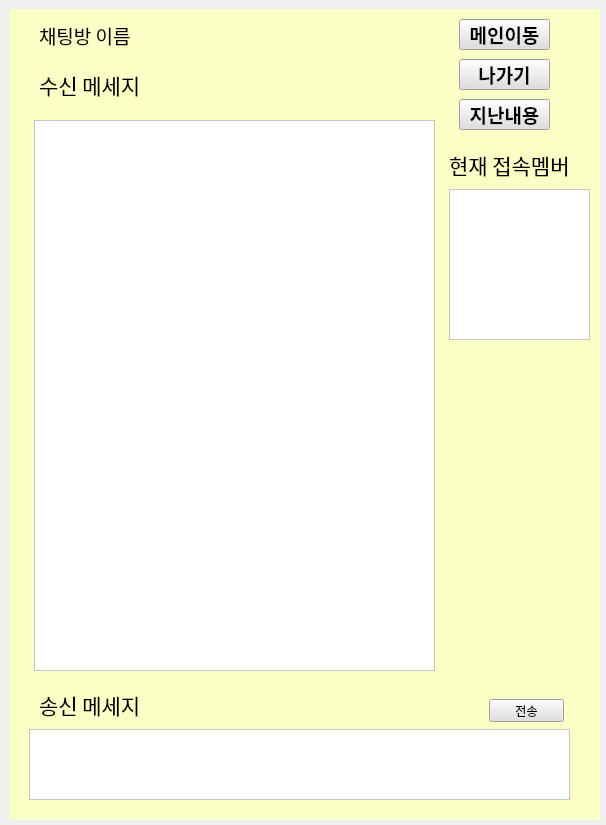
<?xml version="1.0" encoding="UTF-8"?>
<ui version="4.0">
 <class>Form</class>
 <widget class="QWidget" name="Form">
  <property name="geometry">
   <rect>
    <x>0</x>
    <y>0</y>
    <width>606</width>
    <height>825</height>
   </rect>
  </property>
  <property name="windowTitle">
   <string>Form</string>
  </property>
  <widget class="QStackedWidget" name="stackedWidget">
   <property name="geometry">
    <rect>
     <x>9</x>
     <y>9</y>
     <width>591</width>
     <height>811</height>
    </rect>
   </property>
   <property name="styleSheet">
    <string notr="true">background-color: rgb(255, 255, 0);
background-color: rgb(252, 255, 197);</string>
   </property>
   <property name="currentIndex">
    <number>2</number>
   </property>
   <widget class="QWidget" name="page">
    <widget class="QLabel" name="label">
     <property name="geometry">
      <rect>
       <x>130</x>
       <y>300</y>
       <width>81</width>
       <height>31</height>
      </rect>
     </property>
     <property name="font">
      <font>
       <family>맑은 고딕</family>
       <pointsize>20</pointsize>
      </font>
     </property>
     <property name="text">
      <string>이름</string>
     </property>
    </widget>
    <widget class="QLineEdit" name="name_lineEdit">
     <property name="geometry">
      <rect>
       <x>220</x>
       <y>300</y>
       <width>131</width>
       <height>31</height>
      </rect>
     </property>
     <property name="styleSheet">
      <string notr="true">background-color: rgb(255, 255, 255);</string>
     </property>
    </widget>
    <widget class="QPushButton" name="enter_Button">
     <property name="geometry">
      <rect>
       <x>370</x>
       <y>294</y>
       <width>81</width>
       <height>41</height>
      </rect>
     </property>
     <property name="font">
      <font>
       <family>맑은 고딕</family>
       <pointsize>16</pointsize>
       <weight>75</weight>
       <bold>true</bold>
      </font>
     </property>
     <property name="styleSheet">
      <string notr="true">background-color: rgb(223, 223, 223);</string>
     </property>
     <property name="text">
      <string>입장</string>
     </property>
    </widget>
    <widget class="QLabel" name="title_label">
     <property name="geometry">
      <rect>
       <x>70</x>
       <y>40</y>
       <width>461</width>
       <height>111</height>
      </rect>
     </property>
     <property name="font">
      <font>
       <family>맑은 고딕</family>
       <pointsize>36</pointsize>
       <weight>75</weight>
       <bold>true</bold>
      </font>
     </property>
     <property name="styleSheet">
      <string notr="true">color: rgb(255, 255, 255);
color: rgb(0, 0, 0);
</string>
     </property>
     <property name="text">
      <string>KAKAOJANG TALK</string>
     </property>
    </widget>
   </widget>
   <widget class="QWidget" name="page_2">
    <widget class="QTableWidget" name="mychat_tableWidget">
     <property name="geometry">
      <rect>
       <x>30</x>
       <y>60</y>
       <width>531</width>
       <height>671</height>
      </rect>
     </property>
     <property name="styleSheet">
      <string notr="true">background-color: rgb(255, 255, 255);</string>
     </property>
     <property name="selectionBehavior">
      <enum>QAbstractItemView::SelectRows</enum>
     </property>
     <column>
      <property name="text">
       <string>나의 채팅방</string>
      </property>
     </column>
    </widget>
    <widget class="QLabel" name="label_2">
     <property name="geometry">
      <rect>
       <x>33</x>
       <y>10</y>
       <width>121</width>
       <height>41</height>
      </rect>
     </property>
     <property name="font">
      <font>
       <family>맑은 고딕</family>
       <pointsize>20</pointsize>
      </font>
     </property>
     <property name="text">
      <string>채팅방</string>
     </property>
    </widget>
    <widget class="QPushButton" name="main1_Button">
     <property name="geometry">
      <rect>
       <x>460</x>
       <y>20</y>
       <width>91</width>
       <height>31</height>
      </rect>
     </property>
     <property name="font">
      <font>
       <family>맑은 고딕</family>
       <pointsize>14</pointsize>
       <weight>75</weight>
       <italic>false</italic>
       <bold>true</bold>
      </font>
     </property>
     <property name="styleSheet">
      <string notr="true">background-color: rgb(223, 223, 223);</string>
     </property>
     <property name="text">
      <string>메인이동</string>
     </property>
    </widget>
   </widget>
   <widget class="QWidget" name="page_3">
    <widget class="QLabel" name="label_3">
     <property name="geometry">
      <rect>
       <x>30</x>
       <y>670</y>
       <width>121</width>
       <height>51</height>
      </rect>
     </property>
     <property name="font">
      <font>
       <family>맑은 고딕</family>
       <pointsize>16</pointsize>
      </font>
     </property>
     <property name="text">
      <string>송신 메세지</string>
     </property>
    </widget>
    <widget class="QLabel" name="label_4">
     <property name="geometry">
      <rect>
       <x>30</x>
       <y>50</y>
       <width>121</width>
       <height>51</height>
      </rect>
     </property>
     <property name="font">
      <font>
       <family>맑은 고딕</family>
       <pointsize>16</pointsize>
      </font>
     </property>
     <property name="text">
      <string>수신 메세지</string>
     </property>
    </widget>
    <widget class="QListWidget" name="msg_listWidget">
     <property name="geometry">
      <rect>
       <x>25</x>
       <y>111</y>
       <width>401</width>
       <height>551</height>
      </rect>
     </property>
     <property name="styleSheet">
      <string notr="true">background-color: rgb(255, 255, 255);</string>
     </property>
    </widget>
    <widget class="QPushButton" name="push_Button">
     <property name="geometry">
      <rect>
       <x>480</x>
       <y>690</y>
       <width>75</width>
       <height>23</height>
      </rect>
     </property>
     <property name="styleSheet">
      <string notr="true">
background-color: rgb(223, 223, 223);</string>
     </property>
     <property name="text">
      <string>전송</string>
     </property>
    </widget>
    <widget class="QLabel" name="roomname_label">
     <property name="geometry">
      <rect>
       <x>30</x>
       <y>11</y>
       <width>301</width>
       <height>31</height>
      </rect>
     </property>
     <property name="font">
      <font>
       <family>맑은 고딕</family>
       <pointsize>14</pointsize>
      </font>
     </property>
     <property name="text">
      <string>채팅방 이름</string>
     </property>
    </widget>
    <widget class="QPushButton" name="main2_Button">
     <property name="geometry">
      <rect>
       <x>450</x>
       <y>10</y>
       <width>91</width>
       <height>31</height>
      </rect>
     </property>
     <property name="font">
      <font>
       <family>맑은 고딕</family>
       <pointsize>14</pointsize>
       <weight>75</weight>
       <italic>false</italic>
       <bold>true</bold>
      </font>
     </property>
     <property name="styleSheet">
      <string notr="true">background-color: rgb(223, 223, 223);</string>
     </property>
     <property name="text">
      <string>메인이동</string>
     </property>
    </widget>
    <widget class="QPushButton" name="before_Button">
     <property name="geometry">
      <rect>
       <x>450</x>
       <y>50</y>
       <width>91</width>
       <height>31</height>
      </rect>
     </property>
     <property name="font">
      <font>
       <family>맑은 고딕</family>
       <pointsize>14</pointsize>
       <weight>75</weight>
       <italic>false</italic>
       <bold>true</bold>
      </font>
     </property>
     <property name="styleSheet">
      <string notr="true">background-color: rgb(223, 223, 223);</string>
     </property>
     <property name="text">
      <string>나가기</string>
     </property>
    </widget>
    <widget class="QLabel" name="label_5">
     <property name="geometry">
      <rect>
       <x>440</x>
       <y>130</y>
       <width>141</width>
       <height>51</height>
      </rect>
     </property>
     <property name="font">
      <font>
       <family>맑은 고딕</family>
       <pointsize>16</pointsize>
      </font>
     </property>
     <property name="text">
      <string>현재 접속멤버</string>
     </property>
    </widget>
    <widget class="QListWidget" name="msg_listWidget_2">
     <property name="geometry">
      <rect>
       <x>440</x>
       <y>180</y>
       <width>141</width>
       <height>151</height>
      </rect>
     </property>
     <property name="styleSheet">
      <string notr="true">background-color: rgb(255, 255, 255);</string>
     </property>
    </widget>
    <widget class="QPushButton" name="pastmsg_Button">
     <property name="geometry">
      <rect>
       <x>450</x>
       <y>90</y>
       <width>91</width>
       <height>31</height>
      </rect>
     </property>
     <property name="font">
      <font>
       <family>맑은 고딕</family>
       <pointsize>14</pointsize>
       <weight>75</weight>
       <italic>false</italic>
       <bold>true</bold>
      </font>
     </property>
     <property name="styleSheet">
      <string notr="true">background-color: rgb(223, 223, 223);</string>
     </property>
     <property name="text">
      <string>지난내용</string>
     </property>
    </widget>
    <widget class="QTextEdit" name="send_lineEdit">
     <property name="geometry">
      <rect>
       <x>20</x>
       <y>720</y>
       <width>541</width>
       <height>71</height>
      </rect>
     </property>
     <property name="styleSheet">
      <string notr="true">background-color: rgb(255, 255, 255);</string>
     </property>
     <property name="html">
      <string>&lt;!DOCTYPE HTML PUBLIC &quot;-//W3C//DTD HTML 4.0//EN&quot; &quot;http://www.w3.org/TR/REC-html40/strict.dtd&quot;&gt;
&lt;html&gt;&lt;head&gt;&lt;meta name=&quot;qrichtext&quot; content=&quot;1&quot; /&gt;&lt;style type=&quot;text/css&quot;&gt;
p, li { white-space: pre-wrap; }
&lt;/style&gt;&lt;/head&gt;&lt;body style=&quot; font-family:'Gulim'; font-size:9pt; font-weight:400; font-style:normal;&quot;&gt;
&lt;p style=&quot;-qt-paragraph-type:empty; margin-top:0px; margin-bottom:0px; margin-left:0px; margin-right:0px; -qt-block-indent:0; text-indent:0px;&quot;&gt;&lt;br /&gt;&lt;/p&gt;&lt;/body&gt;&lt;/html&gt;</string>
     </property>
    </widget>
   </widget>
  </widget>
 </widget>
 <resources/>
 <connections/>
</ui>
